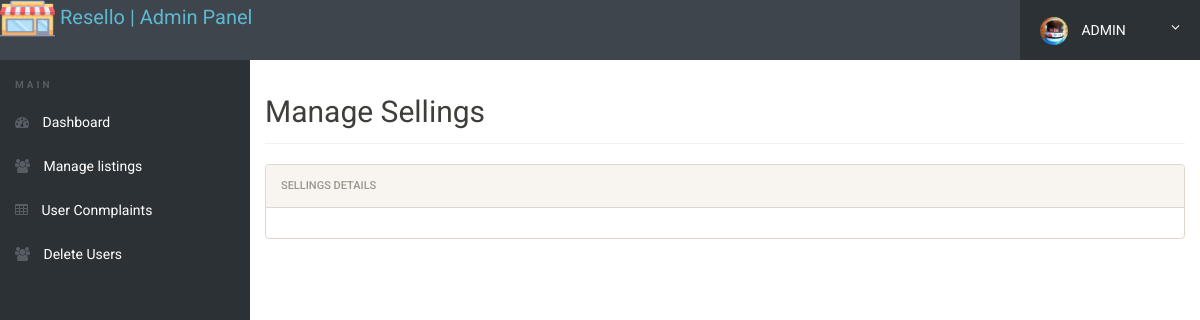
Before: /manage-vehicles.php with the older database file.
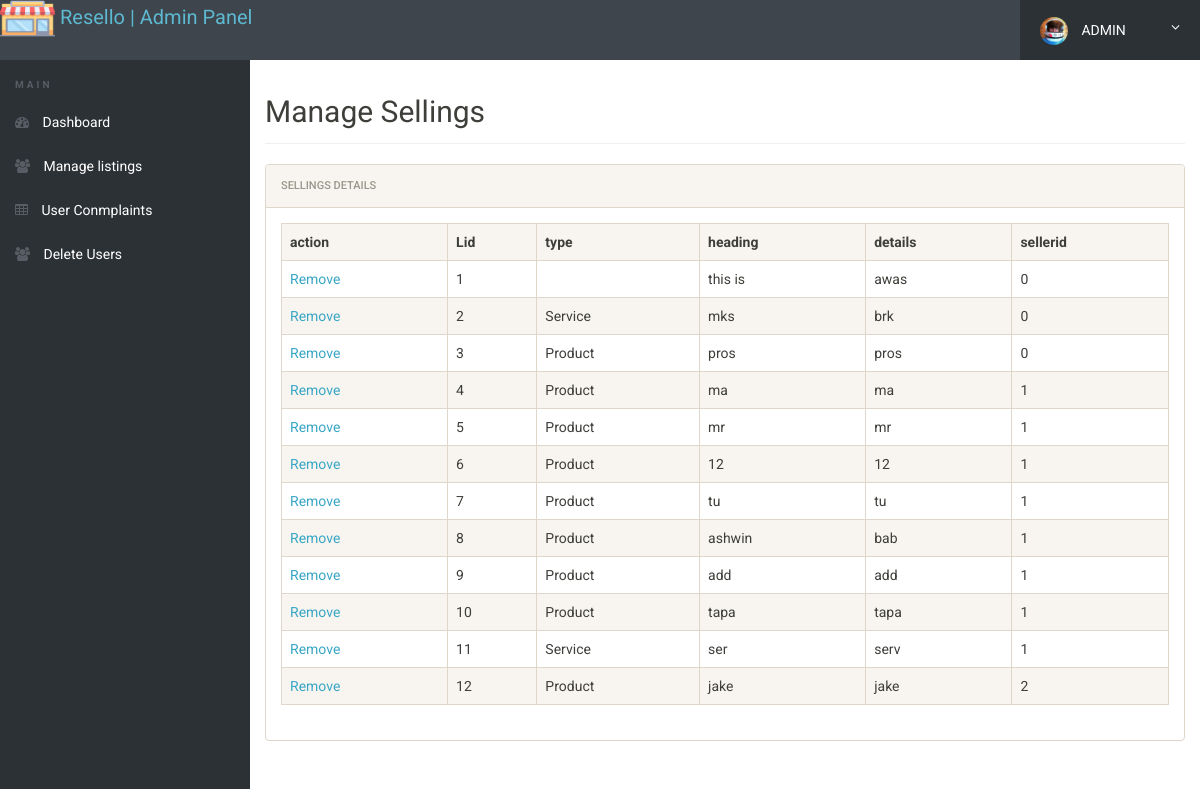
After: the same page with the newer database file.
### tables this page shows
CREATE TABLE `sellings` (
  `type` text NOT NULL,
  `Listing_title` text NOT NULL,
  `imagelink` text NOT NULL,
  `long_details` text NOT NULL,
  `contactno` text NOT NULL,
  `latitude` float NOT NULL,
  `longi` float NOT NULL,
  `address` text NOT NULL,
  `sellerid` int(11) NOT NULL,
  `Lid` int(11) NOT NULL,
  `expected_price` text NOT NULL
);

### manage-vehicles.php (the view, shortened to what this page needs)
<?php
include 'con22.php';
 ?>
<!doctype html>
<html lang="en" class="no-js">
<head>
	<link rel="stylesheet" href="css/font-awesome.min.css">
	<link rel="stylesheet" href="css/bootstrap.min.css">
	<link rel="stylesheet" href="css/dataTables.bootstrap.min.css">
	<link rel="stylesheet" href="css/bootstrap-social.css">
	<link rel="stylesheet" href="css/bootstrap-select.css">
	<link rel="stylesheet" href="css/fileinput.min.css">
	<link rel="stylesheet" href="css/awesome-bootstrap-checkbox.css">
	<link rel="stylesheet" href="css/style.css">
</head>
<body>
	<?php include('includes/header.php');?>
	<div class="ts-main-content">
		<?php include('includes/leftbar.php');?>
		<div class="content-wrapper">
			<div class="container-fluid">
				<div class="row">
					<div class="col-md-12">
						<h2 class="page-title">Manage Sellings</h2>
						<div class="panel panel-default">
							<div class="panel-heading">Sellings Details</div>
							<div class="panel-body">
							<?php
								$sql="SELECT * from `sellings`;";
								$result=mysqli_query($conn,$sql);
								if(mysqli_num_rows($result)>0)
  								{		?>
								<table id="zctb" class="display table table-striped table-bordered table-hover" cellspacing="0" width="100%">
									<tr>	<th>action</th>
  										<th>Lid</th>
										  <th>type</th>
  										<th>heading</th>
  										<th>details</th>
 										<th>sellerid</th>
									</tr>
									<?php
  										while($row=mysqli_fetch_assoc($result))
  										{		?>
	 								 		<tr><td><a href="deletelistadmin.php?id=<?php echo $row["Lid"];?>">Remove</a></td>
		  									<td><?php echo $row["Lid"];?></td>
		 									<td><?php echo $row["type"];?></td>
		 									<td><?php echo $row["Listing_title"];?></td>
		  									<td><?php echo $row["long_details"];?></td>
		  									<td><?php echo $row["sellerid"];?></td>
											</tr>
											<?php
  										}
									}
									?>
								</table>
							</div>
						</div>
					</div>
				</div>
			</div>
		</div>
	</div>
</body>
</html>

Changed rows visible on the page:
added sellings: Lid "1", Listing_title "this is", long_details "awas", sellerid "0"
added sellings: Lid "2", type "Service", Listing_title "mks", long_details "brk", sellerid "0"
added sellings: Lid "3", type "Product", Listing_title "pros", long_details "pros", sellerid "0"
added sellings: Lid "4", type "Product", Listing_title "ma", long_details "ma", sellerid "1"
added sellings: Lid "5", type "Product", Listing_title "mr", long_details "mr", sellerid "1"
added sellings: Lid "6", type "Product", Listing_title "12", long_details "12", sellerid "1"
added sellings: Lid "7", type "Product", Listing_title "tu", long_details "tu", sellerid "1"
added sellings: Lid "8", type "Product", Listing_title "ashwin", long_details "bab", sellerid "1"
added sellings: Lid "9", type "Product", Listing_title "add", long_details "add", sellerid "1"
added sellings: Lid "10", type "Product", Listing_title "tapa", long_details "tapa", sellerid "1"
added sellings: Lid "11", type "Service", Listing_title "ser", long_details "serv", sellerid "1"
added sellings: Lid "12", type "Product", Listing_title "jake", long_details "jake", sellerid "2"
Other visible differences:
text now shown: "action Lid type heading details sellerid"
